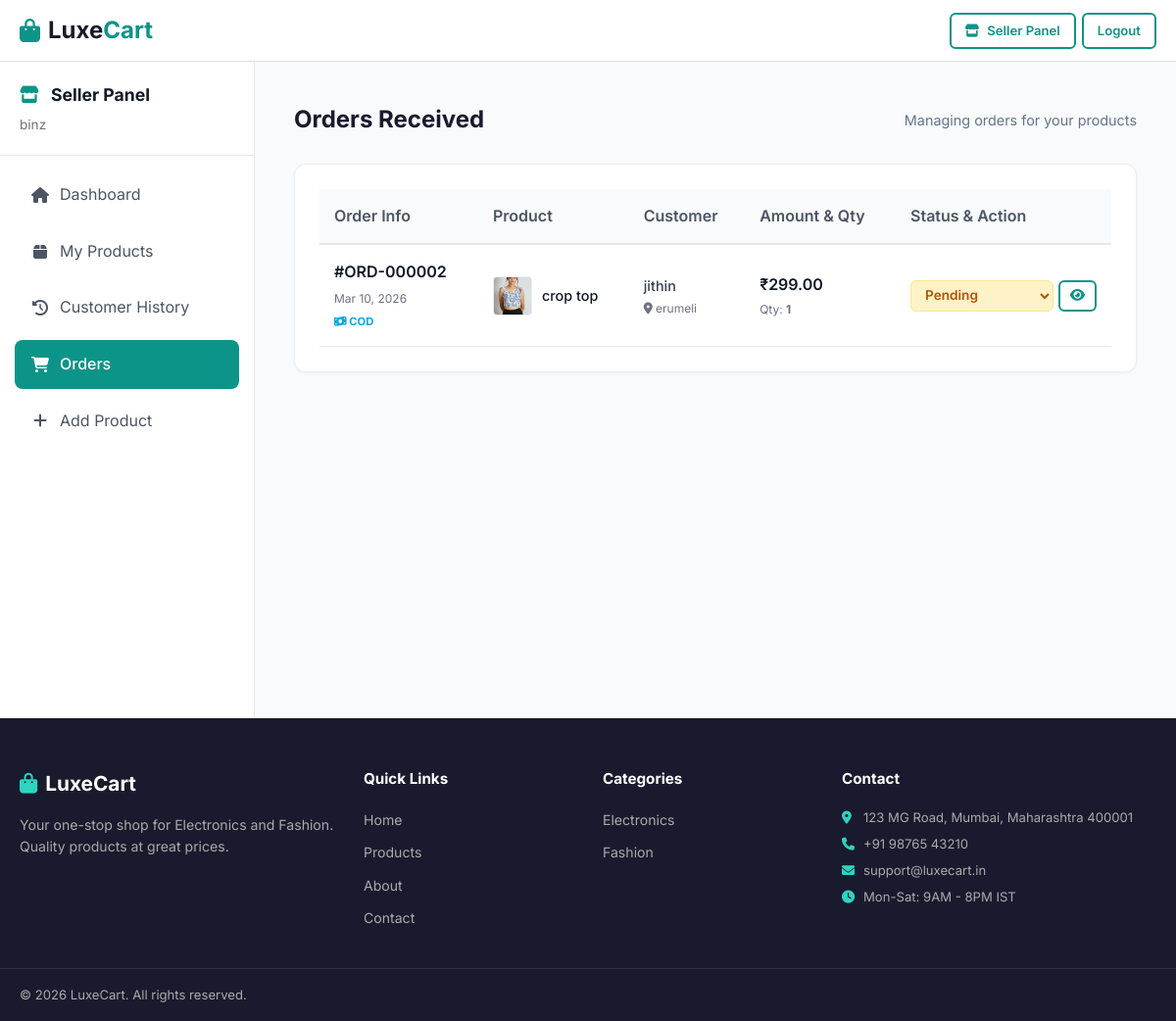
/seller/orders (signed in), run on an earlier commit of the app's database.
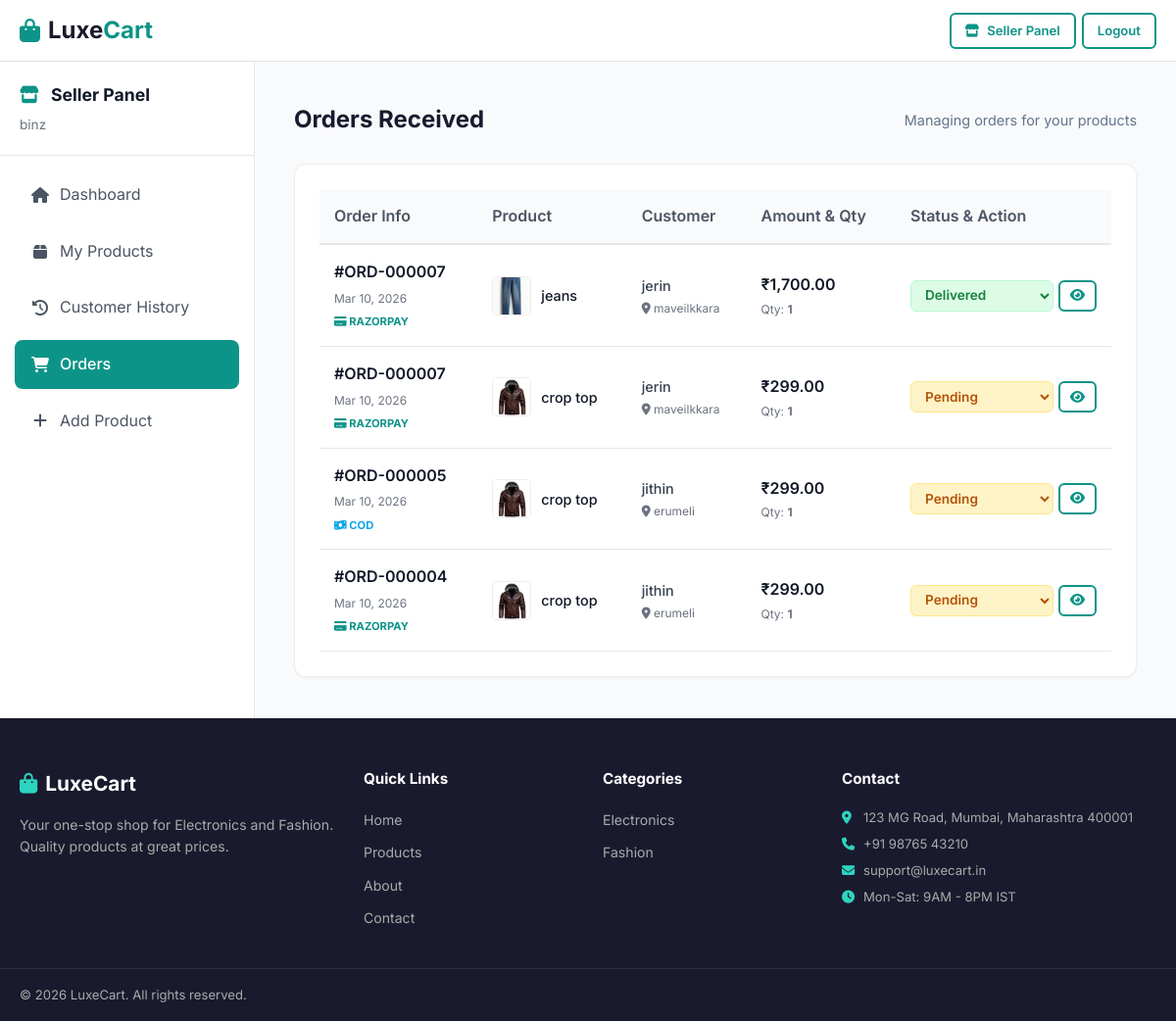
And on a later commit of the database.
### tables this page shows
CREATE TABLE `order_items` (
  `id` int(11) NOT NULL,
  `order_id` int(11) NOT NULL,
  `product_id` int(11) NOT NULL,
  `seller_id` int(11) NOT NULL,
  `quantity` int(11) NOT NULL,
  `price` decimal(10,2) NOT NULL,
  `item_status` enum('pending','processing','shipped','delivered','cancelled') DEFAULT 'pending',
  `created_at` timestamp NOT NULL DEFAULT current_timestamp()
);

CREATE TABLE `orders` (
  `id` int(11) NOT NULL,
  `user_id` int(11) NOT NULL,
  `shipping_address_id` int(11) NOT NULL,
  `total_amount` decimal(10,2) NOT NULL,
  `payment_method` enum('cod','razorpay') DEFAULT 'cod',
  `payment_status` enum('pending','paid','failed') DEFAULT 'pending',
  `razorpay_payment_id` varchar(255) DEFAULT NULL,
  `order_status` enum('pending','processing','shipped','delivered','cancelled') DEFAULT 'pending',
  `created_at` timestamp NOT NULL DEFAULT current_timestamp()
);

CREATE TABLE `products` (
  `id` int(11) NOT NULL,
  `category_id` int(11) NOT NULL,
  `seller_id` int(11) DEFAULT NULL,
  `name` varchar(200) NOT NULL,
  `slug` varchar(200) NOT NULL,
  `description` text DEFAULT NULL,
  `price` decimal(10,2) NOT NULL,
  `sale_price` decimal(10,2) DEFAULT NULL,
  `image` varchar(255) DEFAULT NULL,
  `featured` tinyint(1) DEFAULT 0,
  `stock` int(11) DEFAULT 0,
  `rating` decimal(2,1) DEFAULT 0.0,
  `review_count` int(11) DEFAULT 0,
  `created_at` timestamp NOT NULL DEFAULT current_timestamp()
);

CREATE TABLE `users` (
  `id` int(11) NOT NULL,
  `name` varchar(100) NOT NULL,
  `email` varchar(150) NOT NULL,
  `password` varchar(255) NOT NULL,
  `created_at` timestamp NOT NULL DEFAULT current_timestamp(),
  `role` enum('admin','seller','customer') DEFAULT 'customer',
  `is_active` tinyint(1) DEFAULT 1,
  `seller_status` enum('active','pending','disabled') DEFAULT 'pending'
);

CREATE TABLE `shipping_addresses` (
  `id` int(11) NOT NULL,
  `user_id` int(11) NOT NULL,
  `full_name` varchar(255) NOT NULL,
  `phone` varchar(20) NOT NULL,
  `address` text NOT NULL,
  `city` varchar(100) NOT NULL,
  `state` varchar(100) NOT NULL,
  `pincode` varchar(20) NOT NULL,
  `created_at` timestamp NOT NULL DEFAULT current_timestamp()
);

### controllers/SellerController.php (called while the page is built, shortened)
<?php
class SellerController
{
    private $db;
    private $sellerId;
    public function __construct()
    {
        $this->db = Database::getInstance();
        $this->sellerId = $_SESSION['user_id'];
    }
    public function orders()
    {
        $orders = $this->db->fetchAll(
            "SELECT oi.*, p.name as product_name, p.image, p.price as current_price,
                    o.total_amount, o.payment_method, o.payment_status, o.razorpay_payment_id, o.created_at as order_date,
                    u.name as customer_name, u.email as customer_email,
                    sa.full_name as shipping_name, sa.phone, sa.address, sa.city, sa.state, sa.pincode
             FROM order_items oi
             JOIN orders o ON oi.order_id = o.id
             JOIN products p ON oi.product_id = p.id
             JOIN users u ON o.user_id = u.id
             JOIN shipping_addresses sa ON o.shipping_address_id = sa.id
             WHERE oi.seller_id = ?
             ORDER BY o.created_at DESC",
            [$this->sellerId]
        );
        require BASE_PATH . '/views/layouts/main.php';
    }
}

### models/Database.php (called while the page is built, shortened)
<?php
class Database
{
    private static $instance = null;
    private $conn;
    private function __construct()
    {
        $this->conn = new mysqli(DB_HOST, DB_USER, DB_PASS, DB_NAME);
        $this->conn->set_charset("utf8mb4");
    }
    public static function getInstance()
    {
        if (self::$instance === null) {
            self::$instance = new self();
        }
        return self::$instance;
    }
    public function query($sql, $params = [], $types = '')
    {
        $stmt = $this->conn->prepare($sql);
        if (!empty($params)) {
            if (empty($types)) {
                $types = str_repeat('s', count($params));
            }
            $stmt->bind_param($types, ...$params);
        }
        $stmt->execute();
        return $stmt;
    }
    public function fetchAll($sql, $params = [], $types = '')
    {
        $stmt = $this->query($sql, $params, $types);
        $result = $stmt->get_result();
        $rows = [];
        while ($row = $result->fetch_assoc()) {
            $rows[] = $row;
        }
        return $rows;
    }
}

### views/seller/orders.php (the view, shortened to what the changed rows need)
<div style="display: flex; min-height: calc(100vh - 130px); background: #f8fafc;">
    <main style="flex: 1; padding: 40px; overflow-y: auto;">
        <div style="max-width: 1200px; margin: 0 auto;">
            <div style="display: flex; justify-content: space-between; align-items: center; margin-bottom: 25px;">
                <h2 style="font-size: 1.5rem; color: #1a1a2e; margin: 0;">Orders Received</h2>
            </div>
            <div style="background: #fff; padding: 25px; border-radius: 12px; border: 1px solid #eee; box-shadow: 0 1px 3px rgba(0,0,0,0.05);">
                <?php if (empty($orders)): ?>
                    <div style="text-align: center; padding: 60px 0; color: #6b7280;">
                        <i class="fas fa-box-open" style="font-size: 4rem; margin-bottom: 15px; color: #d1d5db;"></i>
                        <h3 style="color: #4b5563; margin-bottom: 10px;">No Orders Yet</h3>
                        <p>When customers buy your products, they will appear here.</p>
                    </div>
                <?php else: ?>
                    <div style="overflow-x: auto;">
                        <table style="width: 100%; border-collapse: collapse; text-align: left;">
                            <thead>
                                <tr style="background-color: #f9fafb; border-bottom: 2px solid #e5e7eb;">
                                    <th style="padding: 15px; font-weight: 600; color: #4b5563;">Order Info</th>
                                    <th style="padding: 15px; font-weight: 600; color: #4b5563;">Product</th>
                                    <th style="padding: 15px; font-weight: 600; color: #4b5563;">Customer</th>
                                    <th style="padding: 15px; font-weight: 600; color: #4b5563;">Amount & Qty</th>
                                    <th style="padding: 15px; font-weight: 600; color: #4b5563; width: 220px;">Status & Action</th>
                                </tr>
                            </thead>
                            <tbody>
                                <?php foreach ($orders as $order): ?>
                                    <tr style="border-bottom: 1px solid #e5e7eb; transition: background 0.2s;" onmouseover="this.style.background='#f9fafb'" onmouseout="this.style.background='white'">
                                        <td style="padding: 15px;">
                                            <div style="font-weight: 600; color: #111827;">#ORD-<?= str_pad($order['order_id'], 6, '0', STR_PAD_LEFT) ?></div>
                                            <div style="font-size: 0.75rem; color: #6b7280; margin-top: 4px;">
                                                <?= date('M j, Y', strtotime($order['order_date'])) ?>
                                            </div>
                                            <div style="margin-top: 6px; font-size: 0.7rem; font-weight: 700; text-transform: uppercase;">
                                                <?php if ($order['payment_method'] === 'razorpay'): ?>
                                                    <span style="color: #0d9488;"><i class="fas fa-credit-card"></i> RAZORPAY</span>
                                                <?php else: ?>
                                                    <span style="color: #0ea5e9;"><i class="fas fa-money-bill-wave"></i> COD</span>
                                                <?php endif; ?>
                                            </div>
                                        </td>
                                        <td style="padding: 15px;">
                                            <div style="display: flex; align-items: center; gap: 10px;">
                                                <?php if (!empty($order['image'])): ?>
                                                    <img src="<?= BASE_URL ?>/public/images/<?= rawurlencode($order['image']) ?>" style="width: 40px; height: 40px; border-radius: 4px; object-fit: cover; border: 1px solid #eee;">
                                                <?php else: ?>
                                                    <div style="width: 40px; height: 40px; background: #f3f4f6; border-radius: 4px; display: flex; align-items: center; justify-content: center; color: #9ca3af;"><i class="fas fa-image"></i></div>
                                                <?php endif; ?>
                                                <div style="font-weight: 500; font-size: 0.9rem; color: #111827; max-width: 150px; overflow: hidden; text-overflow: ellipsis; white-space: nowrap;">
                                                    <?= htmlspecialchars($order['product_name']) ?>
                                                </div>
                                            </div>
                                        </td>
                                        <td style="padding: 15px;">
                                            <div style="font-weight: 500; color: #374151; font-size: 0.9rem;"><?= htmlspecialchars($order['customer_name']) ?></div>
                                            <div style="font-size: 0.75rem; color: #6b7280; margin-top: 2px;">
                                                <i class="fas fa-map-marker-alt"></i> <?= htmlspecialchars($order['city']) ?>
                                            </div>
                                        </td>
                                        <td style="padding: 15px;">
                                            <div style="font-weight: 600; color: #111827;">₹<?= number_format($order['price'], 2) ?></div>
                                            <div style="font-size: 0.75rem; color: #6b7280; margin-top: 2px;">Qty: <strong><?= $order['quantity'] ?></strong></div>
                                        </td>
                                        <td style="padding: 15px;">
                                            <?php
                                                $statusColors = [
                                                    'pending' => 'background: #fef3c7; color: #b45309; border-color: #fde68a;',
                                                    'processing' => 'background: #e0f2fe; color: #0369a1; border-color: #bae6fd;',
                                                    'shipped' => 'background: #ede9fe; color: #5b21b6; border-color: #ddd6fe;',
                                                    'delivered' => 'background: #dcfce7; color: #15803d; border-color: #bbf7d0;',
                                                    'cancelled' => 'background: #fee2e2; color: #b91c1c; border-color: #fecaca;'
                                                ];
                                                $style = $statusColors[$order['item_status']] ?? $statusColors['pending'];
                                            ?>
                                            <form action="<?= BASE_URL ?>/seller/orders/update" method="POST" style="display: flex; flex-direction: column; gap: 8px;">
                                                <div style="display: flex; gap: 5px;">
                                                    <select name="status" onchange="this.form.submit()" style="flex: 1; padding: 6px 10px; border-radius: 6px; font-size: 0.85rem; font-weight: 600; text-transform: capitalize; cursor: pointer; border: 1px solid; <?= $style ?>">
                                                        <option value="pending" <?= $order['item_status'] == 'pending' ? 'selected' : '' ?>>Pending</option>
                                                        <option value="delivered" <?= $order['item_status'] == 'delivered' ? 'selected' : '' ?>>Delivered</option>
                                                    </select>
                                                    <a href="<?= BASE_URL ?>/seller/order/<?= $order['id'] ?>" class="btn btn-outline btn-sm" style="padding: 6px 10px; font-size: 0.85rem;" title="View Details">
                                                        <i class="fas fa-eye"></i>
                                                    </a>
                                                </div>
                                            </form>
                                        </td>
                                    </tr>
                                <?php endforeach; ?>
                            </tbody>
                        </table>
                    </div>
                <?php endif; ?>
            </div>
        </div>
    </main>
</div>

What changed in the data, as far as the page shows it:
removed order_items: order "000002", order.created_at "Mar 10, 2026", shows "COD", product.image (picture), product.name "crop top", users.name "jithin", shipping_addresses.city "erumeli", price "299.00", quantity "1", status "Pending"
added order_items: order "000007", order.created_at "Mar 10, 2026", shows "RAZORPAY", product.image (picture), product.name "jeans", users.name "jerin", shipping_addresses.city "maveilkkara", price "1,700.00", quantity "1", status "Delivered"
added order_items: order "000007", order.created_at "Mar 10, 2026", shows "RAZORPAY", product.image (picture), product.name "crop top", users.name "jerin", shipping_addresses.city "maveilkkara", price "299.00", quantity "1", status "Pending"
added order_items: order "000005", order.created_at "Mar 10, 2026", shows "COD", product.image (picture), product.name "crop top", users.name "jithin", shipping_addresses.city "erumeli", price "299.00", quantity "1", status "Pending"
added order_items: order "000004", order.created_at "Mar 10, 2026", shows "RAZORPAY", product.image (picture), product.name "crop top", users.name "jithin", shipping_addresses.city "erumeli", price "299.00", quantity "1", status "Pending"
